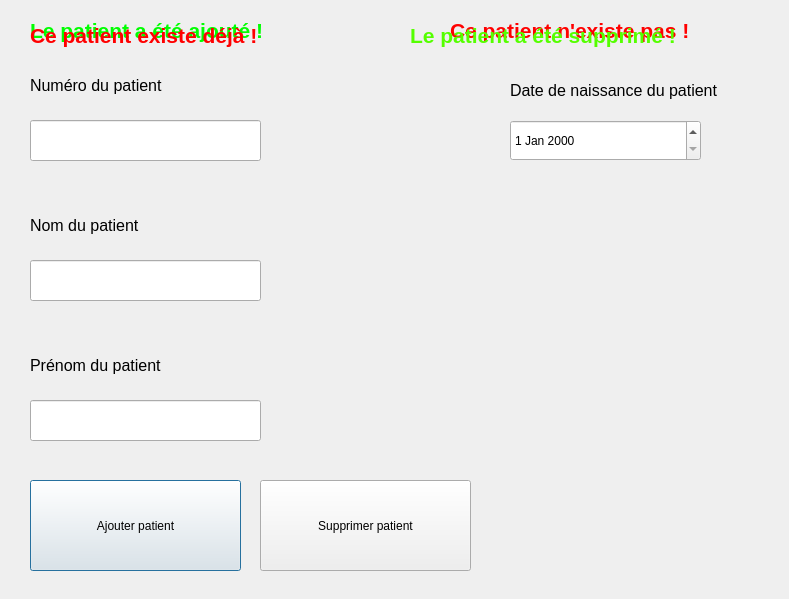
<?xml version="1.0" encoding="UTF-8"?>
<ui version="4.0">
 <class>Dialog</class>
 <widget class="QDialog" name="Dialog">
  <property name="geometry">
   <rect>
    <x>0</x>
    <y>0</y>
    <width>789</width>
    <height>599</height>
   </rect>
  </property>
  <property name="windowTitle">
   <string>Dialog</string>
  </property>
  <widget class="QLabel" name="labelNumero">
   <property name="geometry">
    <rect>
     <x>30</x>
     <y>60</y>
     <width>171</width>
     <height>51</height>
    </rect>
   </property>
   <property name="font">
    <font>
     <pointsize>12</pointsize>
    </font>
   </property>
   <property name="text">
    <string>Numéro du patient</string>
   </property>
  </widget>
  <widget class="QLabel" name="labelNom">
   <property name="geometry">
    <rect>
     <x>30</x>
     <y>200</y>
     <width>141</width>
     <height>51</height>
    </rect>
   </property>
   <property name="font">
    <font>
     <pointsize>12</pointsize>
    </font>
   </property>
   <property name="text">
    <string>Nom du patient</string>
   </property>
  </widget>
  <widget class="QLabel" name="labelPrenom">
   <property name="geometry">
    <rect>
     <x>30</x>
     <y>340</y>
     <width>171</width>
     <height>51</height>
    </rect>
   </property>
   <property name="font">
    <font>
     <pointsize>12</pointsize>
    </font>
   </property>
   <property name="text">
    <string>Prénom du patient</string>
   </property>
  </widget>
  <widget class="QLabel" name="labelDateNaissance">
   <property name="geometry">
    <rect>
     <x>510</x>
     <y>60</y>
     <width>271</width>
     <height>61</height>
    </rect>
   </property>
   <property name="font">
    <font>
     <pointsize>12</pointsize>
    </font>
   </property>
   <property name="text">
    <string>Date de naissance du patient</string>
   </property>
  </widget>
  <widget class="QPushButton" name="pushButtonAjouterPatient">
   <property name="geometry">
    <rect>
     <x>30</x>
     <y>480</y>
     <width>211</width>
     <height>91</height>
    </rect>
   </property>
   <property name="text">
    <string>Ajouter patient</string>
   </property>
  </widget>
  <widget class="QPushButton" name="pushButtonSupprimerPatient">
   <property name="geometry">
    <rect>
     <x>260</x>
     <y>480</y>
     <width>211</width>
     <height>91</height>
    </rect>
   </property>
   <property name="text">
    <string>Supprimer patient</string>
   </property>
  </widget>
  <widget class="QDateEdit" name="dateEditDateNaissance">
   <property name="geometry">
    <rect>
     <x>510</x>
     <y>120</y>
     <width>191</width>
     <height>41</height>
    </rect>
   </property>
  </widget>
  <widget class="QLineEdit" name="lineEditNumero">
   <property name="geometry">
    <rect>
     <x>30</x>
     <y>120</y>
     <width>231</width>
     <height>41</height>
    </rect>
   </property>
  </widget>
  <widget class="QLineEdit" name="lineEditNom">
   <property name="geometry">
    <rect>
     <x>30</x>
     <y>260</y>
     <width>231</width>
     <height>41</height>
    </rect>
   </property>
  </widget>
  <widget class="QLineEdit" name="lineEditPrenom">
   <property name="geometry">
    <rect>
     <x>30</x>
     <y>400</y>
     <width>231</width>
     <height>41</height>
    </rect>
   </property>
  </widget>
  <widget class="QLabel" name="labelErreurNumero">
   <property name="geometry">
    <rect>
     <x>30</x>
     <y>170</y>
     <width>231</width>
     <height>16</height>
    </rect>
   </property>
   <property name="text">
    <string/>
   </property>
  </widget>
  <widget class="QLabel" name="labelErreurNom">
   <property name="geometry">
    <rect>
     <x>30</x>
     <y>310</y>
     <width>231</width>
     <height>16</height>
    </rect>
   </property>
   <property name="text">
    <string/>
   </property>
  </widget>
  <widget class="QLabel" name="labelErreurPrenom">
   <property name="geometry">
    <rect>
     <x>30</x>
     <y>450</y>
     <width>231</width>
     <height>16</height>
    </rect>
   </property>
   <property name="text">
    <string/>
   </property>
  </widget>
  <widget class="QLabel" name="labelAjout">
   <property name="geometry">
    <rect>
     <x>30</x>
     <y>10</y>
     <width>331</width>
     <height>41</height>
    </rect>
   </property>
   <property name="font">
    <font>
     <pointsize>16</pointsize>
     <weight>75</weight>
     <bold>true</bold>
    </font>
   </property>
   <property name="styleSheet">
    <string notr="true">color: rgb(0, 255, 0);</string>
   </property>
   <property name="text">
    <string>Le patient a été ajouté !</string>
   </property>
  </widget>
  <widget class="QLabel" name="labelAjoutRefuse">
   <property name="geometry">
    <rect>
     <x>30</x>
     <y>20</y>
     <width>311</width>
     <height>31</height>
    </rect>
   </property>
   <property name="font">
    <font>
     <pointsize>16</pointsize>
     <weight>75</weight>
     <bold>true</bold>
    </font>
   </property>
   <property name="styleSheet">
    <string notr="true">color: rgb(255, 0, 0);</string>
   </property>
   <property name="text">
    <string>Ce patient existe déjà !</string>
   </property>
  </widget>
  <widget class="QLabel" name="labelExistePas">
   <property name="geometry">
    <rect>
     <x>450</x>
     <y>10</y>
     <width>331</width>
     <height>41</height>
    </rect>
   </property>
   <property name="font">
    <font>
     <pointsize>16</pointsize>
     <weight>75</weight>
     <bold>true</bold>
    </font>
   </property>
   <property name="styleSheet">
    <string notr="true">color: rgb(255, 0, 0);</string>
   </property>
   <property name="text">
    <string>Ce patient n'existe pas !</string>
   </property>
  </widget>
  <widget class="QLabel" name="labelSupprime">
   <property name="geometry">
    <rect>
     <x>410</x>
     <y>20</y>
     <width>371</width>
     <height>31</height>
    </rect>
   </property>
   <property name="font">
    <font>
     <pointsize>16</pointsize>
     <weight>75</weight>
     <bold>true</bold>
    </font>
   </property>
   <property name="styleSheet">
    <string notr="true">color: rgb(85, 255, 0);</string>
   </property>
   <property name="text">
    <string>Le patient a été supprimé !</string>
   </property>
  </widget>
 </widget>
 <resources/>
 <connections/>
</ui>
